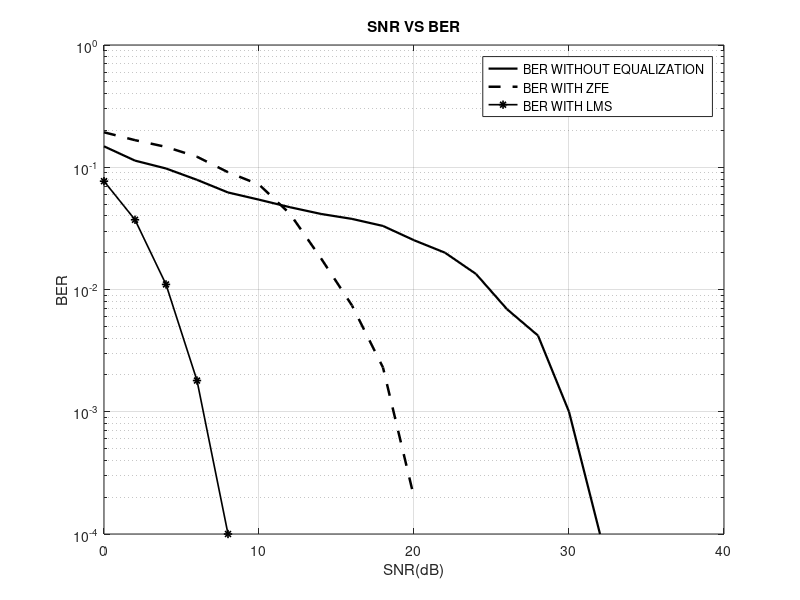

Recreate this plot in MATLAB.
clc; clear all; close all;
 message = randi([0,1],1,10000);
 snr = 0:2:40; mod = 2;
 L = 2; r = 3; % 3 TAP EQUALISER
 modulated_bpsk_msg = pskmod(message,mod);
 h0 = 1; h1 = 0.7;
 H = zeros(r,r+L-1); % ORDER OF H MATRIX
 % FORMING H MATRIX FOR 3 TAP EQUALISER
 for p = 1:r
 H(p,p:p+L-1) = [h0 h1];
 end
 x = []; % FORMING INPUT MATRIX X
 X = modulated_bpsk_msg; X_1 = circshift(X,1);
 X_1(1) = 0; X1 = circshift(X,-1);
 X1(end) = 0; X2 = circshift(X,-2);
 X2(end-1:end)= 0; x = [X2;X1;X;X_1];
 C = ((H*H')\H)*[0;0;1;0];
 ber_without_ZFE = []; ber_with_ZFE = [];
 for p = 1:length(snr)
 y = awgn([h0 h1]*[X;X_1],snr(p),'measured');
 Noise = y- ([h0 h1]*[X;X_1]);
 Noise_1 = circshift(Noise,-1);
 Noise_1(end) = 0; Noise_2 = circshift(Noise,-2);
 Noise_1(end-1:end) = 0;
 Y = (H*x)+ [Noise_2;Noise_1;Noise]; X_PRIME = C.'*Y;
 Demodulated_BPSK_msg_with_ZFE =pskdemod(X_PRIME',mod);
 Demodulated_BPSK_msg_without_ZFE = pskdemod(y',mod);
 [number1,ratio1] = biterr(message,Demodulated_BPSK_msg_with_ZFE');
 [number2,ratio2] = biterr(message,Demodulated_BPSK_msg_without_ZFE');
 ber_with_ZFE = [ber_with_ZFE,ratio1];
 ber_without_ZFE = [ber_without_ZFE,ratio2];
 end
 semilogy(snr,ber_with_ZFE,'-k','LineWidth',1.6)
 hold on
 semilogy(snr,ber_without_ZFE,'--k','LineWidth',1.8)
 hold on
 n = length(message); M = 25; w = zeros(1,M);
 wi = zeros(1,M); E = []; mu = 0.0005;
 msg_bpsk = pskmod(message,mod);
 ber_without_LMS = []; ber_with_LMS = [];
 for k = 1:length(snr)
 msg_rx = awgn(msg_bpsk, snr(k), 'measured');
 for i = M:n
 E(i) = msg_bpsk(i)- wi*msg_rx(i:-1:i-M+1)';
 wi = wi + 2*mu*E(i)*msg_rx(i:-1:i-M+1);
 end
 msg_eq = zeros(n,1);
 for i = M:n
 j = msg_rx(i:-1:i-M+1);
 msg_eq(i) = ((wi)*(j)');
 end
 Demod_with_LMS = pskdemod(msg_eq,mod)';
 Demod_without_LMS = pskdemod(msg_rx,mod);
 [n1,r1] = biterr(message,Demod_with_LMS);
 [n2,r2] = biterr(message,Demod_without_LMS);
 ber_without_LMS = [ber_without_LMS,r1];
 ber_with_LMS = [ber_with_LMS,r2];
 end
 grid on; semilogy(snr,ber_with_LMS,'-*k','LineWidth',1.2)
 title('SNR VS BER'); xlabel('SNR(dB)');ylabel('BER');
 legend('BER WITHOUT EQUALIZATION','BER WITH ZFE','BER WITH LMS')